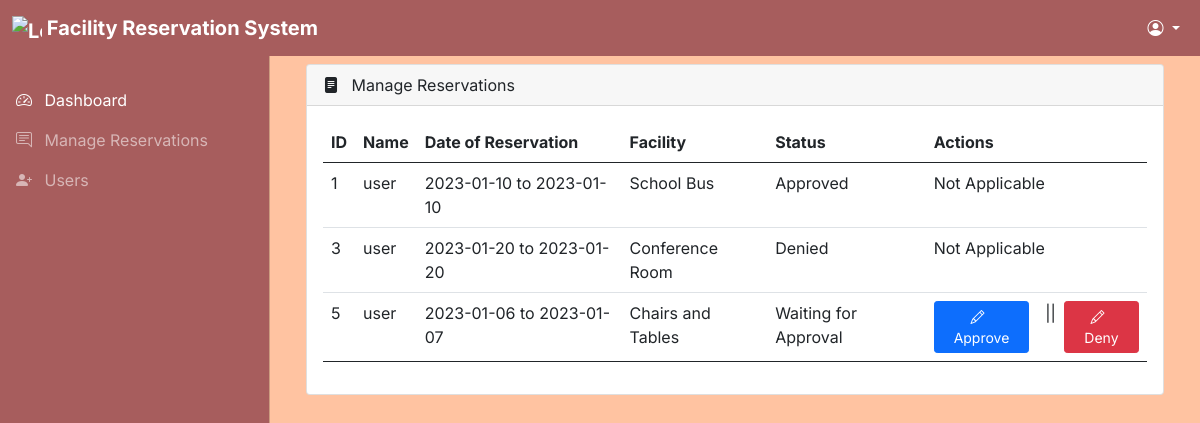
/Reservation/admin/reservation.php (signed in), run on the app's committed database.
### tables this page shows
CREATE TABLE `transactions` (
  `id` int(11) NOT NULL AUTO_INCREMENT,
  `reservation_status` int(1) NOT NULL DEFAULT 0 COMMENT 'Applied or declined 0 for applied 1 for approved',
  `transdate` datetime NOT NULL,
  `reserver_username` varchar(255) NOT NULL,
  `reserved_facility` varchar(255) NOT NULL,
  `status` int(1) NOT NULL DEFAULT 0 COMMENT 'if reservation has been used 0 for not yet used 1 for used',
  `date_from` date NOT NULL,
  `date_to` date NOT NULL,
  PRIMARY KEY (`id`)
);

### Reservation/admin/reservation.php (the view, shortened to what this page needs)
<?php
include "../dbcon.php";
?>
<!DOCTYPE html>
<html lang="en">
<head>
</head>
<body class="fixed-left">
  <?php include('./includes/navbar.php'); ?>
  <?php include('./includes/sidebar.php'); ?>
  <main class="mt-5 pt-3 px-4">
    <div class="container-fluid">
      <div class="row">
        <div class="col-md-12 mb-3">
          <div class="card">
            <div class="card-header">
              <span><i class="bi bi-file-text-fill me-2"></i></span> Manage Reservations
            </div>
            <div class="card-body">
              <div class="table-responsive">
                <table id="example" class="table table-hover data-table" style="width: 100%">
                  <thead class>
                    <tr>
                      <th>ID</th>
                      <th>Name</th>
                      <th>Date of Reservation</th>
                      <th>Facility</th>
                      <th>Status</th>
                      <th>Actions</th>
                    </tr>
                  </thead>
                  <tbody>
                  <?php
                  $sql = "SELECT id,reservation_status, transdate, reserver_username,reserved_facility,`status`, CONCAT(date_from,' to ',date_to) AS reserved_date FROM transactions where `status`=0;";
                  $actresult = mysqli_query($conn, $sql);
                  while ($result = mysqli_fetch_assoc($actresult)) {
                  ?>
                    <tr>
                <td>
                  <?php echo $result['id']; ?>
                </td>
                <td>
                  <?php echo $result['reserver_username']; ?>
                </td>
                <td>
                  <?php echo $result['reserved_date']; ?>
                </td>
                <td>
                  <?php echo $result['reserved_facility']; ?>
                </td>
                <td>
                  <?php
                  if ($result['reservation_status'] == 0) {
                    echo "Waiting for Approval";
                  } else if ($result['reservation_status'] == 1) {
                    echo "Approved";
                  }else if ($result['reservation_status'] == 2) {
                    echo "Denied";
                  }
                  ?>
                </td>
                <td>
                  <?php
                    if ($result['reservation_status'] == 0) {
                    ?>
                    <div class="d-grid gap-2 d-md-flex">
                      <a href="#approve<?php echo $result['id']; ?>" data-toggle="modal" class="btn btn-primary btn-sm me-md-2"><span class="me-2"><i class="bi bi-pencil"></i></span> Approve</a> ||
                      <a href="#deny<?php echo $result['id']; ?>" data-toggle="modal" class="btn btn-danger btn-sm"><span class="me-2"><i class="bi bi-pencil"></i></span> Deny</a>
                    </div>
                    <?php
                    } else {
                      echo "Not Applicable";
                    }
                    ?>
                </td>
              </tr>
                  <?php
                  } ?>
                  </tbody>
                </table>
              </div>
            </div>
          </div>
        </div>
      </div>
    </div>
  </main>
</body>
</html>

### Reservation/admin/includes/navbar.php (shortened to what this page needs)
<!DOCTYPE html>
<html lang="en">
<head>
    <link rel="stylesheet" href="../css/bootstrap.min.css" />
    <link
      rel="stylesheet"
      href="https://cdn.jsdelivr.net/npm/bootstrap-icons@1.4.1/font/bootstrap-icons.css"
    />
    <link rel="stylesheet" href="../css/dataTables.bootstrap5.min.css" />
    <link rel="stylesheet" href="../css/style.css" />
</head>
<body>
  <nav class="navbar navbar-expand-lg fixed-top" style="background-color: #A75D5D;">
    <div class="container-fluid">
      <a class="navbar-brand me-auto ms-lg-0 ms-3 text-white fw-bold" href="#">
        <img src="https://bisubilar.org/wp-content/uploads/2021/07/bisu-logo4mp.png" alt="Logo" width="30" height="24" class="d-inline-block align-text-top">
        Facility Reservation System
      </a>
      <div class="collapse navbar-collapse" id="topNavBar">
        <ul class="navbar-nav">
          <li class="nav-item dropdown">
            <a class="nav-link dropdown-toggle ms-2 text-white" href="#" role="button" data-bs-toggle="dropdown" aria-expanded="false">
              <i class="bi bi-person-circle"></i>
            </a>
          </li>
        </ul>
      </div>
    </div>
  </nav>
</body>
</html>

### Reservation/admin/includes/sidebar.php (shortened to what this page needs)
<!DOCTYPE html>
<html lang="en">
<head>
    <link rel="stylesheet" href="../css/bootstrap.min.css" />
    <link
      rel="stylesheet"
      href="https://cdn.jsdelivr.net/npm/bootstrap-icons@1.4.1/font/bootstrap-icons.css"
    />
    <link rel="stylesheet" href="../css/dataTables.bootstrap5.min.css" />
    <link rel="stylesheet" href="../css/style.css" />
</head>
<body style="background-color: #FFC3A1">
<div
      class="offcanvas offcanvas-start sidebar-nav"
      tabindex="-1"
      id="sidebar"
      style="background-color: #A75D5D;"
    >
      <div class="offcanvas-body p-0">
        <nav class="navbar-dark">
          <ul class="navbar-nav pt-4">
            <li>
              <a href="./index.php" class="nav-link px-3 active">
                <span class="me-2"><i class="bi bi-speedometer2"></i></span>
                <span>Dashboard</span>
              </a>
            </li>
            <li>
              <a href="reservation.php" class="nav-link px-3">
                <span class="me-2"><i class="bi bi-chat-right-text"></i></span>
                <span>Manage Reservations</span>
              </a>
            </li>
            <li>
              <a href="users.php" class="nav-link px-3">
                <span class="me-2"><i class="bi bi-person-plus-fill"></i></span>
                <span>Users</span>
              </a>
            </li>
          </ul>
        </nav>
      </div>
    </div>
</body>
</html>

### data on the page
transactions: id "1", reserver_username "user", reserved_date "2023-01-10 to 2023-01-10", reserved_facility "School Bus", reservation_status "Approved"
transactions: id "3", reserver_username "user", reserved_date "2023-01-20 to 2023-01-20", reserved_facility "Conference Room", reservation_status "Denied"
transactions: id "5", reserver_username "user", reserved_date "2023-01-06 to 2023-01-07", reserved_facility "Chairs and Tables", reservation_status "Waiting for Approval"
